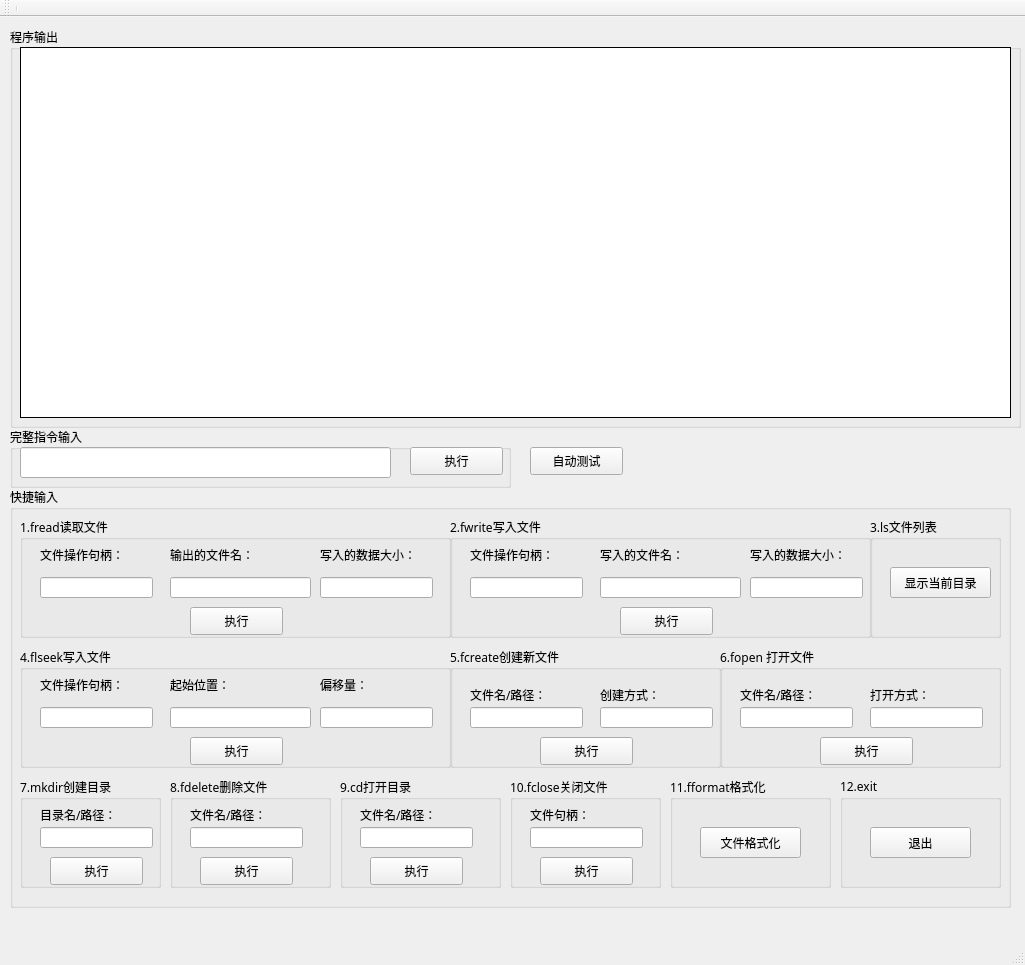
<?xml version="1.0" encoding="UTF-8"?>
<ui version="4.0">
 <class>MainWindow</class>
 <widget class="QMainWindow" name="MainWindow">
  <property name="geometry">
   <rect>
    <x>0</x>
    <y>0</y>
    <width>1025</width>
    <height>965</height>
   </rect>
  </property>
  <property name="windowTitle">
   <string>二级文件系统@涂远鹏</string>
  </property>
  <widget class="QWidget" name="centralWidget">
   <widget class="QGroupBox" name="groupBox_Cmd">
    <property name="geometry">
     <rect>
      <x>10</x>
      <y>10</y>
      <width>1011</width>
      <height>401</height>
     </rect>
    </property>
    <property name="font">
     <font>
      <family>黑体</family>
     </font>
    </property>
    <property name="title">
     <string>程序输出</string>
    </property>
    <widget class="QTextBrowser" name="CmdWin">
     <property name="geometry">
      <rect>
       <x>10</x>
       <y>20</y>
       <width>991</width>
       <height>371</height>
      </rect>
     </property>
     <property name="palette">
      <palette>
       <active>
        <colorrole role="WindowText">
         <brush brushstyle="SolidPattern">
          <color alpha="255">
           <red>255</red>
           <green>255</green>
           <blue>255</blue>
          </color>
         </brush>
        </colorrole>
        <colorrole role="Base">
         <brush brushstyle="SolidPattern">
          <color alpha="255">
           <red>255</red>
           <green>255</green>
           <blue>255</blue>
          </color>
         </brush>
        </colorrole>
        <colorrole role="Window">
         <brush brushstyle="SolidPattern">
          <color alpha="255">
           <red>0</red>
           <green>0</green>
           <blue>0</blue>
          </color>
         </brush>
        </colorrole>
       </active>
       <inactive>
        <colorrole role="WindowText">
         <brush brushstyle="SolidPattern">
          <color alpha="255">
           <red>255</red>
           <green>255</green>
           <blue>255</blue>
          </color>
         </brush>
        </colorrole>
        <colorrole role="Base">
         <brush brushstyle="SolidPattern">
          <color alpha="255">
           <red>255</red>
           <green>255</green>
           <blue>255</blue>
          </color>
         </brush>
        </colorrole>
        <colorrole role="Window">
         <brush brushstyle="SolidPattern">
          <color alpha="255">
           <red>0</red>
           <green>0</green>
           <blue>0</blue>
          </color>
         </brush>
        </colorrole>
       </inactive>
       <disabled>
        <colorrole role="WindowText">
         <brush brushstyle="SolidPattern">
          <color alpha="255">
           <red>120</red>
           <green>120</green>
           <blue>120</blue>
          </color>
         </brush>
        </colorrole>
        <colorrole role="Base">
         <brush brushstyle="SolidPattern">
          <color alpha="255">
           <red>0</red>
           <green>0</green>
           <blue>0</blue>
          </color>
         </brush>
        </colorrole>
        <colorrole role="Window">
         <brush brushstyle="SolidPattern">
          <color alpha="255">
           <red>0</red>
           <green>0</green>
           <blue>0</blue>
          </color>
         </brush>
        </colorrole>
       </disabled>
      </palette>
     </property>
     <property name="font">
      <font>
       <family>黑体</family>
       <pointsize>12</pointsize>
      </font>
     </property>
     <property name="readOnly">
      <bool>false</bool>
     </property>
     <property name="cursorWidth">
      <number>2</number>
     </property>
    </widget>
   </widget>
   <widget class="QGroupBox" name="groupBox">
    <property name="geometry">
     <rect>
      <x>10</x>
      <y>470</y>
      <width>1001</width>
      <height>421</height>
     </rect>
    </property>
    <property name="font">
     <font>
      <family>黑体</family>
     </font>
    </property>
    <property name="title">
     <string>快捷输入</string>
    </property>
    <widget class="QGroupBox" name="groupBox_Create">
     <property name="geometry">
      <rect>
       <x>440</x>
       <y>160</y>
       <width>271</width>
       <height>121</height>
      </rect>
     </property>
     <property name="font">
      <font>
       <family>黑体</family>
      </font>
     </property>
     <property name="title">
      <string>5.fcreate创建新文件</string>
     </property>
     <widget class="QLineEdit" name="lineEdit_CreateFileName">
      <property name="geometry">
       <rect>
        <x>20</x>
        <y>60</y>
        <width>113</width>
        <height>21</height>
       </rect>
      </property>
     </widget>
     <widget class="QLineEdit" name="lineEdit_CreateMode">
      <property name="geometry">
       <rect>
        <x>150</x>
        <y>60</y>
        <width>113</width>
        <height>21</height>
       </rect>
      </property>
     </widget>
     <widget class="QLabel" name="label_CreateFileName">
      <property name="geometry">
       <rect>
        <x>20</x>
        <y>40</y>
        <width>101</width>
        <height>16</height>
       </rect>
      </property>
      <property name="text">
       <string>文件名/路径：</string>
      </property>
     </widget>
     <widget class="QLabel" name="label_CreateMode">
      <property name="geometry">
       <rect>
        <x>150</x>
        <y>40</y>
        <width>72</width>
        <height>15</height>
       </rect>
      </property>
      <property name="text">
       <string>创建方式：</string>
      </property>
     </widget>
     <widget class="QPushButton" name="pushButton_Create">
      <property name="geometry">
       <rect>
        <x>90</x>
        <y>90</y>
        <width>93</width>
        <height>28</height>
       </rect>
      </property>
      <property name="text">
       <string>执行</string>
      </property>
      <property name="shortcut">
       <string>Ctrl+5</string>
      </property>
     </widget>
    </widget>
    <widget class="QGroupBox" name="groupBox_Mkdir">
     <property name="geometry">
      <rect>
       <x>10</x>
       <y>290</y>
       <width>141</width>
       <height>111</height>
      </rect>
     </property>
     <property name="font">
      <font>
       <family>黑体</family>
      </font>
     </property>
     <property name="title">
      <string>7.mkdir创建目录</string>
     </property>
     <widget class="QLineEdit" name="lineEdit_MkdirFilePath">
      <property name="geometry">
       <rect>
        <x>20</x>
        <y>50</y>
        <width>113</width>
        <height>21</height>
       </rect>
      </property>
     </widget>
     <widget class="QLabel" name="label_MkdirFilePath">
      <property name="geometry">
       <rect>
        <x>20</x>
        <y>30</y>
        <width>101</width>
        <height>16</height>
       </rect>
      </property>
      <property name="text">
       <string>目录名/路径：</string>
      </property>
     </widget>
     <widget class="QPushButton" name="pushButton_Mkdir">
      <property name="geometry">
       <rect>
        <x>30</x>
        <y>80</y>
        <width>93</width>
        <height>28</height>
       </rect>
      </property>
      <property name="text">
       <string>执行</string>
      </property>
     </widget>
    </widget>
    <widget class="QGroupBox" name="groupBox_Ls">
     <property name="geometry">
      <rect>
       <x>860</x>
       <y>30</y>
       <width>131</width>
       <height>121</height>
      </rect>
     </property>
     <property name="font">
      <font>
       <family>黑体</family>
      </font>
     </property>
     <property name="title">
      <string>3.ls文件列表</string>
     </property>
     <widget class="QPushButton" name="pushButton_Ls">
      <property name="geometry">
       <rect>
        <x>20</x>
        <y>50</y>
        <width>101</width>
        <height>31</height>
       </rect>
      </property>
      <property name="font">
       <font>
        <family>黑体</family>
       </font>
      </property>
      <property name="text">
       <string>显示当前目录</string>
      </property>
      <property name="shortcut">
       <string>Ctrl+3</string>
      </property>
     </widget>
    </widget>
    <widget class="QGroupBox" name="groupBox_Delete">
     <property name="geometry">
      <rect>
       <x>160</x>
       <y>290</y>
       <width>161</width>
       <height>111</height>
      </rect>
     </property>
     <property name="font">
      <font>
       <family>黑体</family>
      </font>
     </property>
     <property name="title">
      <string>8.fdelete删除文件</string>
     </property>
     <widget class="QLineEdit" name="lineEdit_DeleteFilePath">
      <property name="geometry">
       <rect>
        <x>20</x>
        <y>50</y>
        <width>113</width>
        <height>21</height>
       </rect>
      </property>
     </widget>
     <widget class="QLabel" name="label_DeleteFilePath">
      <property name="geometry">
       <rect>
        <x>20</x>
        <y>30</y>
        <width>101</width>
        <height>16</height>
       </rect>
      </property>
      <property name="text">
       <string>文件名/路径：</string>
      </property>
     </widget>
     <widget class="QPushButton" name="pushButton_Delete">
      <property name="geometry">
       <rect>
        <x>30</x>
        <y>80</y>
        <width>93</width>
        <height>28</height>
       </rect>
      </property>
      <property name="text">
       <string>执行</string>
      </property>
      <property name="shortcut">
       <string>Ctrl+8</string>
      </property>
     </widget>
    </widget>
    <widget class="QGroupBox" name="groupBox_Cd">
     <property name="geometry">
      <rect>
       <x>330</x>
       <y>290</y>
       <width>161</width>
       <height>111</height>
      </rect>
     </property>
     <property name="font">
      <font>
       <family>黑体</family>
      </font>
     </property>
     <property name="title">
      <string>9.cd打开目录</string>
     </property>
     <widget class="QLineEdit" name="lineEdit_CdFilePath">
      <property name="geometry">
       <rect>
        <x>20</x>
        <y>50</y>
        <width>113</width>
        <height>21</height>
       </rect>
      </property>
     </widget>
     <widget class="QLabel" name="label_CdFilePath">
      <property name="geometry">
       <rect>
        <x>20</x>
        <y>30</y>
        <width>101</width>
        <height>16</height>
       </rect>
      </property>
      <property name="text">
       <string>文件名/路径：</string>
      </property>
     </widget>
     <widget class="QPushButton" name="pushButton_Cd">
      <property name="geometry">
       <rect>
        <x>30</x>
        <y>80</y>
        <width>93</width>
        <height>28</height>
       </rect>
      </property>
      <property name="text">
       <string>执行</string>
      </property>
      <property name="shortcut">
       <string>Ctrl+9</string>
      </property>
     </widget>
    </widget>
    <widget class="QGroupBox" name="groupBox_Write">
     <property name="geometry">
      <rect>
       <x>440</x>
       <y>30</y>
       <width>421</width>
       <height>121</height>
      </rect>
     </property>
     <property name="font">
      <font>
       <family>黑体</family>
      </font>
     </property>
     <property name="title">
      <string>2.fwrite写入文件</string>
     </property>
     <widget class="QLineEdit" name="lineEdit_WriteToken">
      <property name="geometry">
       <rect>
        <x>20</x>
        <y>60</y>
        <width>113</width>
        <height>21</height>
       </rect>
      </property>
     </widget>
     <widget class="QLineEdit" name="lineEdit_WriteFileName">
      <property name="geometry">
       <rect>
        <x>150</x>
        <y>60</y>
        <width>141</width>
        <height>21</height>
       </rect>
      </property>
     </widget>
     <widget class="QLabel" name="label_WriteToken">
      <property name="geometry">
       <rect>
        <x>20</x>
        <y>30</y>
        <width>101</width>
        <height>16</height>
       </rect>
      </property>
      <property name="font">
       <font>
        <family>黑体</family>
       </font>
      </property>
      <property name="text">
       <string>文件操作句柄：</string>
      </property>
     </widget>
     <widget class="QLabel" name="label_WriteFileName">
      <property name="geometry">
       <rect>
        <x>150</x>
        <y>30</y>
        <width>101</width>
        <height>16</height>
       </rect>
      </property>
      <property name="font">
       <font>
        <family>黑体</family>
       </font>
      </property>
      <property name="text">
       <string>写入的文件名：</string>
      </property>
     </widget>
     <widget class="QLineEdit" name="lineEdit_WriteSize">
      <property name="geometry">
       <rect>
        <x>300</x>
        <y>60</y>
        <width>113</width>
        <height>21</height>
       </rect>
      </property>
     </widget>
     <widget class="QLabel" name="label_WriteSize">
      <property name="geometry">
       <rect>
        <x>300</x>
        <y>30</y>
        <width>121</width>
        <height>16</height>
       </rect>
      </property>
      <property name="font">
       <font>
        <family>黑体</family>
       </font>
      </property>
      <property name="text">
       <string>写入的数据大小：</string>
      </property>
     </widget>
     <widget class="QPushButton" name="pushButton_Write">
      <property name="geometry">
       <rect>
        <x>170</x>
        <y>90</y>
        <width>93</width>
        <height>28</height>
       </rect>
      </property>
      <property name="font">
       <font>
        <family>黑体</family>
       </font>
      </property>
      <property name="text">
       <string>执行</string>
      </property>
      <property name="shortcut">
       <string>Ctrl+2</string>
      </property>
     </widget>
    </widget>
    <widget class="QGroupBox" name="groupBox_Read">
     <property name="geometry">
      <rect>
       <x>10</x>
       <y>30</y>
       <width>431</width>
       <height>121</height>
      </rect>
     </property>
     <property name="title">
      <string>1.fread读取文件</string>
     </property>
     <widget class="QLineEdit" name="lineEdit_ReadToken">
      <property name="geometry">
       <rect>
        <x>20</x>
        <y>60</y>
        <width>113</width>
        <height>21</height>
       </rect>
      </property>
     </widget>
     <widget class="QLineEdit" name="lineEdit_ReadFileName">
      <property name="geometry">
       <rect>
        <x>150</x>
        <y>60</y>
        <width>141</width>
        <height>21</height>
       </rect>
      </property>
     </widget>
     <widget class="QLabel" name="label_ReadToken">
      <property name="geometry">
       <rect>
        <x>20</x>
        <y>30</y>
        <width>101</width>
        <height>16</height>
       </rect>
      </property>
      <property name="text">
       <string>文件操作句柄：</string>
      </property>
     </widget>
     <widget class="QLabel" name="label_ReadFileName">
      <property name="geometry">
       <rect>
        <x>150</x>
        <y>30</y>
        <width>101</width>
        <height>16</height>
       </rect>
      </property>
      <property name="text">
       <string>输出的文件名：</string>
      </property>
     </widget>
     <widget class="QLineEdit" name="lineEdit_ReadSize">
      <property name="geometry">
       <rect>
        <x>300</x>
        <y>60</y>
        <width>113</width>
        <height>21</height>
       </rect>
      </property>
     </widget>
     <widget class="QLabel" name="label_ReadSize">
      <property name="geometry">
       <rect>
        <x>300</x>
        <y>30</y>
        <width>121</width>
        <height>16</height>
       </rect>
      </property>
      <property name="text">
       <string>写入的数据大小：</string>
      </property>
     </widget>
     <widget class="QPushButton" name="pushButton_Read">
      <property name="geometry">
       <rect>
        <x>170</x>
        <y>90</y>
        <width>93</width>
        <height>28</height>
       </rect>
      </property>
      <property name="text">
       <string>执行</string>
      </property>
      <property name="shortcut">
       <string>Ctrl+1</string>
      </property>
     </widget>
    </widget>
    <widget class="QGroupBox" name="groupBox_Exit">
     <property name="geometry">
      <rect>
       <x>830</x>
       <y>290</y>
       <width>161</width>
       <height>111</height>
      </rect>
     </property>
     <property name="font">
      <font>
       <family>黑体</family>
      </font>
     </property>
     <property name="title">
      <string>12.exit</string>
     </property>
     <widget class="QPushButton" name="pushButton_Exit">
      <property name="geometry">
       <rect>
        <x>30</x>
        <y>50</y>
        <width>101</width>
        <height>31</height>
       </rect>
      </property>
      <property name="text">
       <string>退出</string>
      </property>
      <property name="shortcut">
       <string>Ctrl+=</string>
      </property>
     </widget>
    </widget>
    <widget class="QGroupBox" name="groupBox_Fformat">
     <property name="geometry">
      <rect>
       <x>660</x>
       <y>290</y>
       <width>161</width>
       <height>111</height>
      </rect>
     </property>
     <property name="font">
      <font>
       <family>黑体</family>
      </font>
     </property>
     <property name="title">
      <string>11.fformat格式化</string>
     </property>
     <widget class="QPushButton" name="pushButton_Fformat">
      <property name="geometry">
       <rect>
        <x>30</x>
        <y>50</y>
        <width>101</width>
        <height>31</height>
       </rect>
      </property>
      <property name="text">
       <string>文件格式化</string>
      </property>
      <property name="shortcut">
       <string>Ctrl+-</string>
      </property>
     </widget>
    </widget>
    <widget class="QGroupBox" name="groupBox_Open">
     <property name="geometry">
      <rect>
       <x>710</x>
       <y>160</y>
       <width>281</width>
       <height>121</height>
      </rect>
     </property>
     <property name="font">
      <font>
       <family>黑体</family>
      </font>
     </property>
     <property name="title">
      <string>6.fopen 打开文件</string>
     </property>
     <widget class="QLineEdit" name="lineEdit_OpenFilePath">
      <property name="geometry">
       <rect>
        <x>20</x>
        <y>60</y>
        <width>113</width>
        <height>21</height>
       </rect>
      </property>
     </widget>
     <widget class="QLineEdit" name="lineEdit_OpenMode">
      <property name="geometry">
       <rect>
        <x>150</x>
        <y>60</y>
        <width>113</width>
        <height>21</height>
       </rect>
      </property>
     </widget>
     <widget class="QLabel" name="label_OpenFilePath">
      <property name="geometry">
       <rect>
        <x>20</x>
        <y>40</y>
        <width>101</width>
        <height>16</height>
       </rect>
      </property>
      <property name="text">
       <string>文件名/路径：</string>
      </property>
     </widget>
     <widget class="QLabel" name="label_OpenMode">
      <property name="geometry">
       <rect>
        <x>150</x>
        <y>40</y>
        <width>72</width>
        <height>15</height>
       </rect>
      </property>
      <property name="font">
       <font>
        <family>黑体</family>
       </font>
      </property>
      <property name="text">
       <string>打开方式：</string>
      </property>
     </widget>
     <widget class="QPushButton" name="pushButton_Open">
      <property name="geometry">
       <rect>
        <x>100</x>
        <y>90</y>
        <width>93</width>
        <height>28</height>
       </rect>
      </property>
      <property name="text">
       <string>执行</string>
      </property>
      <property name="shortcut">
       <string>Ctrl+6</string>
      </property>
     </widget>
    </widget>
    <widget class="QGroupBox" name="groupBox_Close">
     <property name="geometry">
      <rect>
       <x>500</x>
       <y>290</y>
       <width>151</width>
       <height>111</height>
      </rect>
     </property>
     <property name="font">
      <font>
       <family>黑体</family>
      </font>
     </property>
     <property name="title">
      <string>10.fclose关闭文件</string>
     </property>
     <widget class="QLineEdit" name="lineEdit_CloseToken">
      <property name="geometry">
       <rect>
        <x>20</x>
        <y>50</y>
        <width>113</width>
        <height>21</height>
       </rect>
      </property>
     </widget>
     <widget class="QLabel" name="label_CloseToken">
      <property name="geometry">
       <rect>
        <x>20</x>
        <y>30</y>
        <width>101</width>
        <height>16</height>
       </rect>
      </property>
      <property name="text">
       <string>文件句柄：</string>
      </property>
     </widget>
     <widget class="QPushButton" name="pushButton_Close">
      <property name="geometry">
       <rect>
        <x>30</x>
        <y>80</y>
        <width>93</width>
        <height>28</height>
       </rect>
      </property>
      <property name="text">
       <string>执行</string>
      </property>
      <property name="shortcut">
       <string>Ctrl+0</string>
      </property>
     </widget>
    </widget>
    <widget class="QGroupBox" name="groupBox_Seek">
     <property name="geometry">
      <rect>
       <x>10</x>
       <y>160</y>
       <width>431</width>
       <height>121</height>
      </rect>
     </property>
     <property name="font">
      <font>
       <family>黑体</family>
      </font>
     </property>
     <property name="title">
      <string>4.flseek写入文件</string>
     </property>
     <widget class="QLineEdit" name="lineEdit_SeekToken">
      <property name="geometry">
       <rect>
        <x>20</x>
        <y>60</y>
        <width>113</width>
        <height>21</height>
       </rect>
      </property>
     </widget>
     <widget class="QLineEdit" name="lineEdit_SeekStart">
      <property name="geometry">
       <rect>
        <x>150</x>
        <y>60</y>
        <width>141</width>
        <height>21</height>
       </rect>
      </property>
     </widget>
     <widget class="QLabel" name="label_SeekToken">
      <property name="geometry">
       <rect>
        <x>20</x>
        <y>30</y>
        <width>101</width>
        <height>16</height>
       </rect>
      </property>
      <property name="text">
       <string>文件操作句柄：</string>
      </property>
     </widget>
     <widget class="QLabel" name="label_SeekStart">
      <property name="geometry">
       <rect>
        <x>150</x>
        <y>30</y>
        <width>101</width>
        <height>16</height>
       </rect>
      </property>
      <property name="text">
       <string>起始位置：</string>
      </property>
     </widget>
     <widget class="QLineEdit" name="lineEdit_SeekOffset">
      <property name="geometry">
       <rect>
        <x>300</x>
        <y>60</y>
        <width>113</width>
        <height>21</height>
       </rect>
      </property>
     </widget>
     <widget class="QLabel" name="label_SeekOffset">
      <property name="geometry">
       <rect>
        <x>300</x>
        <y>30</y>
        <width>121</width>
        <height>16</height>
       </rect>
      </property>
      <property name="text">
       <string>偏移量：</string>
      </property>
     </widget>
     <widget class="QPushButton" name="pushButton_Seek">
      <property name="geometry">
       <rect>
        <x>170</x>
        <y>90</y>
        <width>93</width>
        <height>28</height>
       </rect>
      </property>
      <property name="text">
       <string>执行</string>
      </property>
      <property name="shortcut">
       <string>Ctrl+4</string>
      </property>
     </widget>
    </widget>
   </widget>
   <widget class="QGroupBox" name="groupBox_Complete">
    <property name="geometry">
     <rect>
      <x>10</x>
      <y>410</y>
      <width>501</width>
      <height>61</height>
     </rect>
    </property>
    <property name="font">
     <font>
      <family>黑体</family>
     </font>
    </property>
    <property name="title">
     <string>完整指令输入</string>
    </property>
    <widget class="QLineEdit" name="lineEdit_Complete">
     <property name="geometry">
      <rect>
       <x>10</x>
       <y>20</y>
       <width>371</width>
       <height>31</height>
      </rect>
     </property>
    </widget>
    <widget class="QPushButton" name="pushButton_Complete">
     <property name="geometry">
      <rect>
       <x>400</x>
       <y>20</y>
       <width>93</width>
       <height>28</height>
      </rect>
     </property>
     <property name="font">
      <font>
       <family>黑体</family>
      </font>
     </property>
     <property name="text">
      <string>执行</string>
     </property>
     <property name="shortcut">
      <string>Return</string>
     </property>
    </widget>
   </widget>
   <widget class="QPushButton" name="pushButton_AutoTest">
    <property name="geometry">
     <rect>
      <x>530</x>
      <y>430</y>
      <width>93</width>
      <height>28</height>
     </rect>
    </property>
    <property name="font">
     <font>
      <family>黑体</family>
     </font>
    </property>
    <property name="text">
     <string>自动测试</string>
    </property>
    <property name="shortcut">
     <string>Ctrl+A, Ctrl+T</string>
    </property>
   </widget>
  </widget>
  <widget class="QMenuBar" name="menuBar">
   <property name="geometry">
    <rect>
     <x>0</x>
     <y>0</y>
     <width>1025</width>
     <height>21</height>
    </rect>
   </property>
   <property name="font">
    <font>
     <family>黑体</family>
    </font>
   </property>
  </widget>
  <widget class="QToolBar" name="mainToolBar">
   <attribute name="toolBarArea">
    <enum>TopToolBarArea</enum>
   </attribute>
   <attribute name="toolBarBreak">
    <bool>false</bool>
   </attribute>
   <addaction name="separator"/>
  </widget>
  <widget class="QStatusBar" name="statusBar"/>
 </widget>
 <layoutdefault spacing="6" margin="11"/>
 <resources/>
 <connections/>
</ui>
